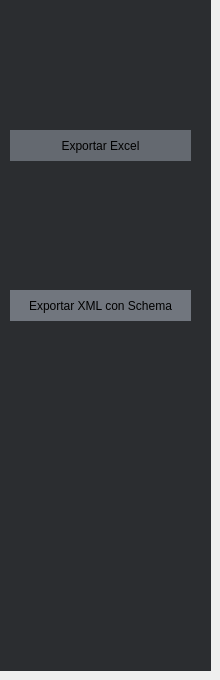
     <widget class="QWidget" name="page_5">
      <widget class="QWidget" name="layoutCampos_3" native="true">
       <property name="geometry">
        <rect>
         <x>0</x>
         <y>0</y>
         <width>211</width>
         <height>671</height>
        </rect>
       </property>
       <property name="palette">
        <palette>
         <active>
          <colorrole role="Base">
           <brush brushstyle="SolidPattern">
            <color alpha="255">
             <red>255</red>
             <green>255</green>
             <blue>255</blue>
            </color>
           </brush>
          </colorrole>
          <colorrole role="Window">
           <brush brushstyle="SolidPattern">
            <color alpha="255">
             <red>43</red>
             <green>45</green>
             <blue>48</blue>
            </color>
           </brush>
          </colorrole>
         </active>
         <inactive>
          <colorrole role="Base">
           <brush brushstyle="SolidPattern">
            <color alpha="255">
             <red>255</red>
             <green>255</green>
             <blue>255</blue>
            </color>
           </brush>
          </colorrole>
          <colorrole role="Window">
           <brush brushstyle="SolidPattern">
            <color alpha="255">
             <red>43</red>
             <green>45</green>
             <blue>48</blue>
            </color>
           </brush>
          </colorrole>
         </inactive>
         <disabled>
          <colorrole role="Base">
           <brush brushstyle="SolidPattern">
            <color alpha="255">
             <red>43</red>
             <green>45</green>
             <blue>48</blue>
            </color>
           </brush>
          </colorrole>
          <colorrole role="Window">
           <brush brushstyle="SolidPattern">
            <color alpha="255">
             <red>43</red>
             <green>45</green>
             <blue>48</blue>
            </color>
           </brush>
          </colorrole>
         </disabled>
        </palette>
       </property>
       <property name="autoFillBackground">
        <bool>true</bool>
       </property>
       <widget class="QWidget" name="wdIndices2_2" native="true">
        <property name="geometry">
         <rect>
          <x>10</x>
          <y>290</y>
          <width>181</width>
          <height>31</height>
         </rect>
        </property>
        <property name="palette">
         <palette>
          <active>
           <colorrole role="Window">
            <brush brushstyle="SolidPattern">
             <color alpha="255">
              <red>113</red>
              <green>118</green>
              <blue>126</blue>
             </color>
            </brush>
           </colorrole>
          </active>
          <inactive>
           <colorrole role="Window">
            <brush brushstyle="SolidPattern">
             <color alpha="255">
              <red>113</red>
              <green>118</green>
              <blue>126</blue>
             </color>
            </brush>
           </colorrole>
          </inactive>
          <disabled>
           <colorrole role="Base">
            <brush brushstyle="SolidPattern">
             <color alpha="255">
              <red>113</red>
              <green>118</green>
              <blue>126</blue>
             </color>
            </brush>
           </colorrole>
           <colorrole role="Window">
            <brush brushstyle="SolidPattern">
             <color alpha="255">
              <red>113</red>
              <green>118</green>
              <blue>126</blue>
             </color>
            </brush>
           </colorrole>
          </disabled>
         </palette>
        </property>
        <property name="autoFillBackground">
         <bool>true</bool>
        </property>
        <widget class="QLabel" name="lb_estandar2">
         <property name="geometry">
          <rect>
           <x>0</x>
           <y>0</y>
           <width>181</width>
           <height>31</height>
          </rect>
         </property>
         <property name="cursor">
          <cursorShape>OpenHandCursor</cursorShape>
         </property>
         <property name="text">
          <string>Exportar XML con Schema</string>
         </property>
         <property name="alignment">
          <set>Qt::AlignCenter</set>
         </property>
        </widget>
       </widget>
       <widget class="QWidget" name="wdEstandar1" native="true">
        <property name="geometry">
         <rect>
          <x>10</x>
          <y>130</y>
          <width>181</width>
          <height>31</height>
         </rect>
        </property>
        <property name="palette">
         <palette>
          <active>
           <colorrole role="Window">
            <brush brushstyle="SolidPattern">
             <color alpha="255">
              <red>100</red>
              <green>105</green>
              <blue>112</blue>
             </color>
            </brush>
           </colorrole>
          </active>
          <inactive>
           <colorrole role="Window">
            <brush brushstyle="SolidPattern">
             <color alpha="255">
              <red>100</red>
              <green>105</green>
              <blue>112</blue>
             </color>
            </brush>
           </colorrole>
          </inactive>
          <disabled>
           <colorrole role="Base">
            <brush brushstyle="SolidPattern">
             <color alpha="255">
              <red>100</red>
              <green>105</green>
              <blue>112</blue>
             </color>
            </brush>
           </colorrole>
           <colorrole role="Window">
            <brush brushstyle="SolidPattern">
             <color alpha="255">
              <red>100</red>
              <green>105</green>
              <blue>112</blue>
             </color>
            </brush>
           </colorrole>
          </disabled>
         </palette>
        </property>
        <property name="autoFillBackground">
         <bool>true</bool>
        </property>
        <widget class="QLabel" name="lb_estandar1">
         <property name="geometry">
          <rect>
           <x>0</x>
           <y>0</y>
           <width>181</width>
           <height>31</height>
          </rect>
         </property>
         <property name="cursor">
          <cursorShape>OpenHandCursor</cursorShape>
         </property>
         <property name="text">
          <string>Exportar Excel</string>
         </property>
         <property name="alignment">
          <set>Qt::AlignCenter</set>
         </property>
        </widget>
       </widget>
      </widget>
     </widget>
